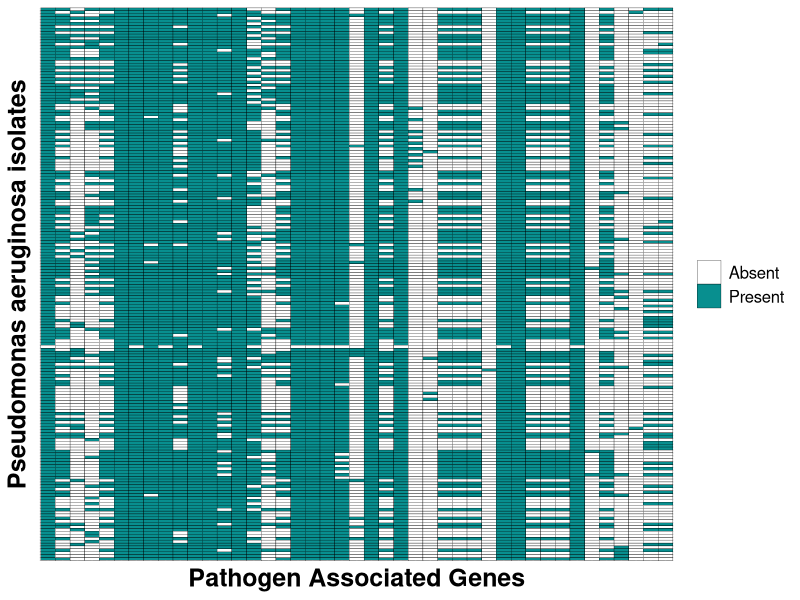
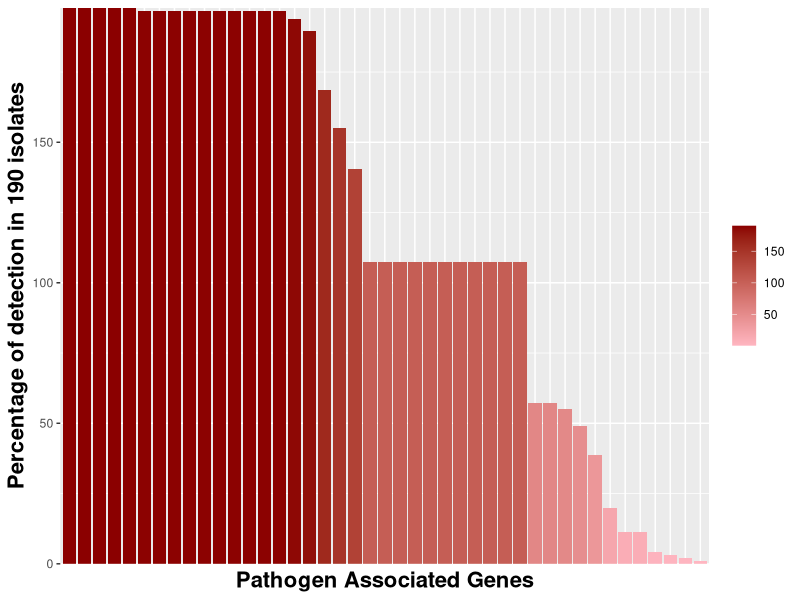
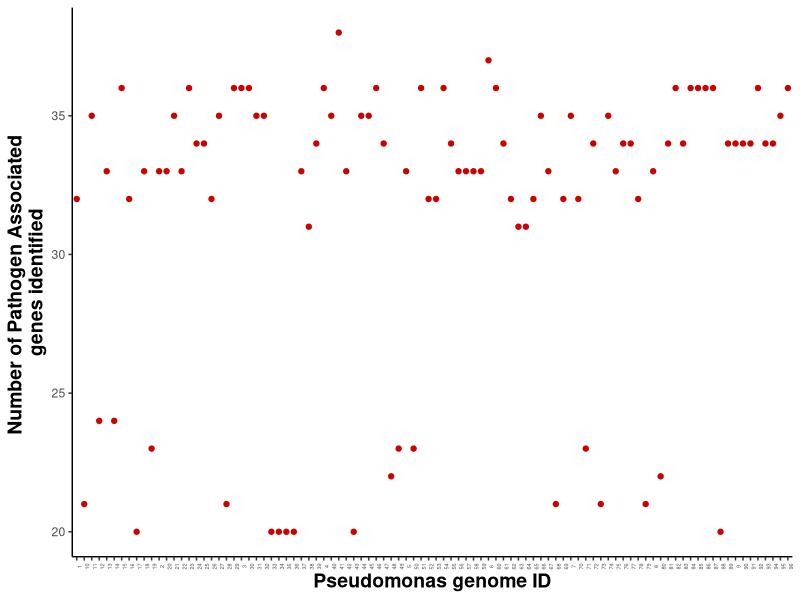
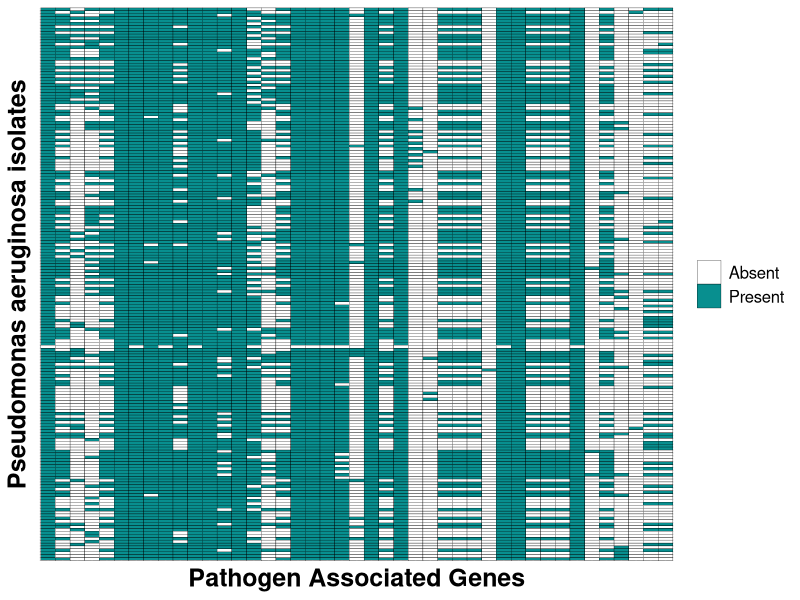
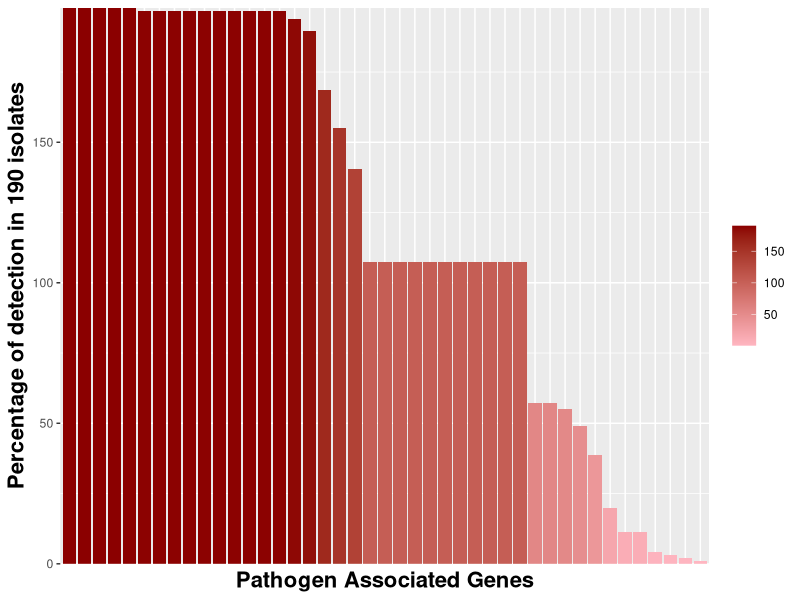

Source code (R) for these figures, in order:
############################## Exploratory analysis of BLAST results  ########################
##############################################################################################

# Results of BLAST. 

#   Analysis of BLAST using 63 PAG in Pseudomonas as query in assembly of 190 Pseudomonas areuginosa 
#   from non-CF bronchiectasis patients. We also evaluated the presence of two additional hypothetical
#   proteins in the same assemblies.

#   There is only one hit per query in each database (isolate) per our requirements

############################## Data wrangling

# load necessary packages
library(tidyverse)

# set working directory and load data set
setwd("~/work_research/git/bioinformatics/hilliam_pseudomonas_2022/results")

# load 61 PAGs dataset
blast_dat <- read_tsv(file = "hilliam_blast_clean.txt",
                      show_col_types = T,
                      col_types = "ffdddddddddd")

# load patrick data
patrick_dat <- 
  read_tsv(file = "patrick_blast_clean.txt",
           show_col_types = T,
           col_types = "ffdddddddddd") %>% # load data set
  mutate(qseqid =str_replace(pattern = ":.*(-.*)",
                             replacement = "\\1",
                             string = qseqid))  # clean name of PAG

# merge datasets
blast_dat<- rbind(blast_dat, patrick_dat)

############################## Exploratory analysis

# --------------------------- by patient ID (n=96)
blast_patient_dat <- 
  blast_dat %>% 
  # eliminates all after first hyphen
  mutate(sseqid = gsub(pattern = "-.*", 
                       replacement = "", 
                       sseqid))   %>% 
  # group at the patient ID level
  group_by(sseqid) %>%
  # eliminate PAG mapping multiple times and group
  distinct(qseqid, .keep_all = T) %>% 
  ungroup(); head(blast_patient_dat, 15)

# count presence in 96 patients
blast_patient_dat %>% 
  count(qseqid) %>% 
  mutate(prop = round(n/96*100, 2)) %>% 
  arrange(desc(n));

# --------------------------- by isolate (n=190)
blast_isolate_dat <- 
  blast_dat %>% 
  mutate(sseqid = gsub(pattern = "_.*",
                       replacement = "",
                       x=sseqid)) %>% 
  group_by(sseqid) %>%
  # eliminate PAG mapping multiple times per isolate
  distinct(qseqid, .keep_all = T) %>% 
  ungroup()

blast_isolate_dat %>% 
  count(qseqid) %>% 
  mutate(prop = n/190*100) %>% 
  arrange(desc(n))

blast_dat %>% 
  distinct(qseqid) %>% 
  dim()

blast_isolate_dat$qseqid
##############################          Plot of results        #####################
###############################################################################################

# --------------------------------- dot plot

library(Cairo)

CairoTIFF(file = "scatter_pag.tiff",
          width = 2200,
          height = 1200,
          pointsize = 5,
          dpi = 320, 
          compression = 5)

blast_dat %>% 
  mutate(sseqid = gsub(pattern = "-.*", # eliminates all after first hyphen
                       replacement = "", 
                       sseqid)) %>% 
  # group by patient ID
  group_by(sseqid) %>% 
  # eliminate PAG mapping multiple times
  distinct(qseqid, .keep_all = T) %>% 
  summarise (n=n()) %>% 
  rename(sample_ID = sseqid,
         PAGs_n = n) %>% 
  ggplot(aes(x = sample_ID,
             y = PAGs_n)) +
  geom_point(color = "red3", size=1.5) +
  labs(x = "Pseudomonas genome ID",
       y = "Number of Pathogen Associated \ngenes identified") +
  theme_classic() +
  theme(axis.text.x = element_text(angle = 90, size = 4),
        axis.title = element_text(face="bold", size=14)) 
  
## When the device is off, file writing is completed.
dev.off()

# --------------------------------- heatmap
## change dataset to map by isolate or patient

heatmap_dat <- 
  blast_isolate_dat %>% 
  # creates indicator variables for hits
  pivot_wider(id_cols = c(qseqid),
              names_from = sseqid,
              values_from = sseqid) %>% 
  # transforms hits into TRUE and no hits into FALSE
  mutate(across(.cols = -qseqid,
                .fns = ~ if_else(is.na(.x), "Absent", "Present"))) %>% 
  # makes ID of PAG a factor
  mutate(PAG_id = factor(qseqid), .before = 1,
         qseqid = NULL) %>% 
  # create pairs of data
  pivot_longer(cols = -1,
               names_to = "sample_ID")
  
heatmap_plot<- heatmap_dat %>% 
  ggplot(aes(PAG_id, sample_ID, fill = value)) + 
  geom_tile(color = "black") +
  scale_fill_manual(values=c("white","#088F8F")) +
  # presence of PAG per patient
  labs(y = "Pseudomonas aeruginosa isolates",
       x = "Pathogen Associated Genes",
       fill = "Present") +
  theme(axis.text.y = element_blank(),
        axis.text.x = element_blank(),
        axis.ticks = element_blank(),
        axis.title = element_text(size=18, face = "bold"),
        legend.title = element_blank(),
        legend.text = element_text(size=12)) +
  scale_x_discrete(guide = guide_axis(n.dodge = 1)); heatmap_plot

# save plot in high definition
# 1 open cairo device
# 2 print plot in R
# 3 close device

CairoTIFF(file = "heatmap_pag.tiff",
          width = 1700,
          height = 1200,
          pointsize = 5,
          dpi = 320, 
          compression = 5); heatmap_plot; dev.off()

# Legend: Heat map showing the presence/abscense of pathogen associated genes identified in Aim 1 (n = 69) in publicly available dataset of 190 P. aeruginosa respiratory isolates obtained from 96 NCFB patients. Each row represents a genome assembly and each column a PAG. Among them, 18 PAGs were found in all patients and 31 in at least 75% of the included participants. 

# --------------------------------- histogram

hist_plot<- heatmap_dat %>% 
  count(PAG_id, value, sort = T) %>% 
  filter(value=="Present") %>% 
  ggplot(data = .,
         aes(x= reorder(PAG_id, -n),
             y=n/96*100,
             fill=n)) +
  geom_col() +
  labs(x = "Pathogen Associated Genes",
       y = "Percentage of detection in 190 isolates") +
  theme(axis.text.x = element_blank(),
        axis.title = element_text(size=16, face = "bold"),
        axis.ticks.x = element_blank(),
        legend.title = element_blank()) +
  scale_y_continuous(expand = c(0, 0)) +
  scale_fill_gradient(high = "red4", low="lightpink"); hist_plot

# save in high quality
CairoTIFF(file = "histogram_pag.tiff",
          width = 1500,
          height = 1200,
          pointsize = 5,
          dpi = 320, 
          compression = 5); hist_plot; dev.off()

# Histogram describing the frequency of identification of 41 PAG identified in at least one patient in the cohort of NCFB (n = 96 with 190 P. aeruginosa isolates). Among them, 18 PAGs were found in all patients and 31 in at least 75% of the included participants. 

##############################  Power calculation for aim 3 based on presence in isolates  #####################
################################################################################################################

# We assume that the prevalence of pseudomonas detected by metagenomics will be around 50% (Mac Aogain 2021)

# Based on our preliminary analysis of 30% of prevalence of PAGs in pseudomonas isolated from NCFB patients, 
# we assume that those with worse outcomes (higher number of exacerbations) will have increased frequency (70%)
pseudomonas_prevalence=0.5
p1<-0.3*pseudomonas_prevalence
p2<-0.7*pseudomonas_prevalence # expected proportion of PAG in high risk cohort
r<-1 # assumes populations will be equal in size

# type I and II errors
alpha<-0.05
beta<-0.20

(n2=(p1*(1-p1)/r+p2*(1-p2))*((qnorm(1-alpha/2)+qnorm(1-beta))/(p1-p2))^2)

# round the sample size
ceiling(n2)

# calculate the power
z=(p1-p2)/sqrt((p1*(1-p1)/n2*r)+(p2*(1-p2)/n2))
(Power=pnorm(z-qnorm(1-alpha/2))+pnorm(-z-qnorm(1-alpha/2)))

#########################################################################################################
# If we calculate the presence of PAGs per patient (multiple P. aeruginosa per patient), the proportion is ~ 80% so

p1<-0.3*pseudomonas_prevalence
p2<-0.7*pseudomonas_prevalence # expected proportion of PAG in high risk cohort
r<-1 # assumes populations will be equal in size
alpha<-0.05
beta<-0.20
(n2=(p1*(1-p1)/r+p2*(1-p2))*((qnorm(1-alpha/2)+qnorm(1-beta))/(p1-p2))^2) %>% 
  ceiling()

z=(p1-p2)/sqrt((p1*(1-p1)/n2*r)+(p2*(1-p2)/n2))
(Power=pnorm(z-qnorm(1-alpha/2))+pnorm(-z-qnorm(1-alpha/2)))

#########################################################################################################
# For pseudomonas positive vs negative groups, we ignore the prevalence factor

p1<-0.4
p2<-0.7 # expected proportion of PAG in high risk cohort
r<-1 # assumes populations will be equal in size
alpha<-0.05
beta<-0.20
(n2=(p1*(1-p1)/r+p2*(1-p2))*((qnorm(1-alpha/2)+qnorm(1-beta))/(p1-p2))^2) %>% 
  ceiling()

z=(p1-p2)/sqrt((p1*(1-p1)/n2*r)+(p2*(1-p2)/n2))
(Power=pnorm(z-qnorm(1-alpha/2))+pnorm(-z-qnorm(1-alpha/2)))
